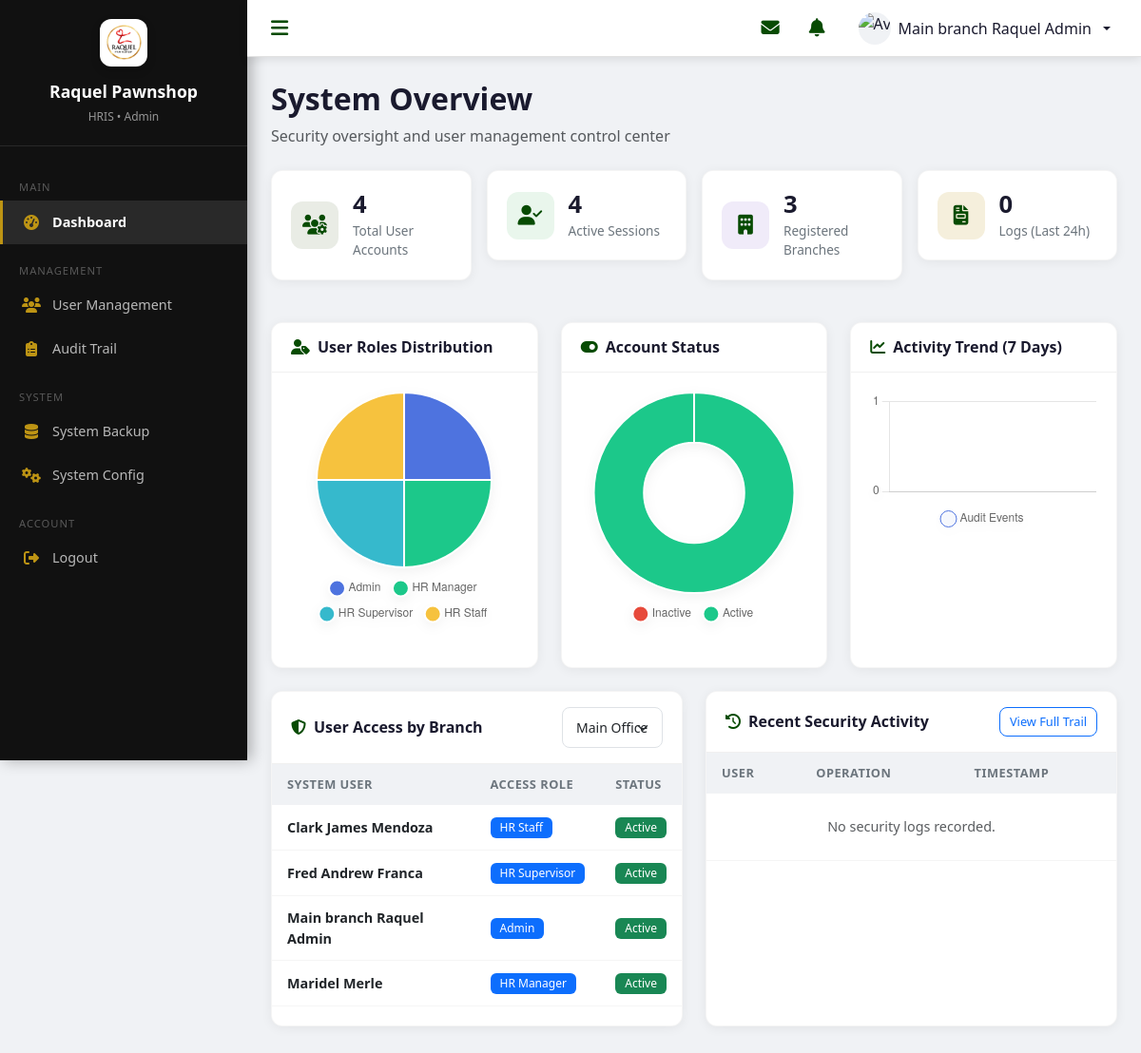
The app's page /admin/dashboard.php?branch_id=1 (signed in) with its own data.
### tables this page shows
CREATE TABLE users (
    user_id INT AUTO_INCREMENT PRIMARY KEY,
    username VARCHAR(50) NOT NULL UNIQUE,
    email VARCHAR(100) NOT NULL UNIQUE,
    password_hash VARCHAR(255) NOT NULL,
    full_name VARCHAR(100) NOT NULL,
    role ENUM('Admin', 'HR Manager', 'HR Supervisor', 'HR Staff') NOT NULL,
    branch_id INT NULL,
    profile_picture VARCHAR(255) NULL,
    is_active TINYINT(1) DEFAULT 1,
    created_at TIMESTAMP DEFAULT CURRENT_TIMESTAMP,
    updated_at TIMESTAMP DEFAULT CURRENT_TIMESTAMP ON UPDATE CURRENT_TIMESTAMP,
    deleted_at TIMESTAMP NULL DEFAULT NULL,
    CONSTRAINT fk_users_branch FOREIGN KEY (branch_id) REFERENCES branches(branch_id) ON DELETE SET NULL,
    INDEX idx_user_role (role),
    INDEX idx_user_status (is_active, deleted_at)
);

### includes/functions.php (called while the page is built, shortened)
<?php
function e($string)
{
    return htmlspecialchars($string ?? '', ENT_QUOTES, 'UTF-8');
}
function getUnreadNotificationCount($conn, $user_id)
{
    $stmt = $conn->prepare("SELECT COUNT(*) as count FROM notifications WHERE user_id = ? AND is_read = 0");
    $stmt->bind_param("i", $user_id);
    $stmt->execute();
    $result = $stmt->get_result()->fetch_assoc();
    return $result['count'];
}
?>

### admin/dashboard.php (the view, shortened to what this page needs)
<?php
require_once '../includes/session-check.php';
require_once '../includes/header.php';
$total_users = $conn->query("SELECT COUNT(*) as c FROM users")->fetch_assoc()['c'];
$active_users = $conn->query("SELECT COUNT(*) as c FROM users WHERE is_active = 1")->fetch_assoc()['c'];
$total_branches = $conn->query("SELECT COUNT(*) as c FROM branches WHERE deleted_at IS NULL")->fetch_assoc()['c'];
$recent_logs = $conn->query("SELECT COUNT(*) as c FROM audit_logs WHERE timestamp >= DATE_SUB(NOW(), INTERVAL 24 HOUR)")->fetch_assoc()['c'];
$roles_res = $conn->query("SELECT role, COUNT(*) as count FROM users GROUP BY role");
$role_labels = [];
$role_counts = [];
while ($row = $roles_res->fetch_assoc()) {
    $role_labels[] = $row['role'];
    $role_counts[] = (int) $row['count'];
}
$status_res = $conn->query("SELECT is_active, COUNT(*) as count FROM users GROUP BY is_active");
$status_labels = ['Inactive', 'Active'];
$status_counts = [0, 0];
while ($row = $status_res->fetch_assoc()) {
    $status_counts[(int)$row['is_active']] = (int)$row['count'];
}
$activity_labels = [];
$activity_counts = [];
$branches_res = $conn->query("SELECT * FROM branches WHERE deleted_at IS NULL ORDER BY branch_name");
$branches = [];
while ($row = $branches_res->fetch_assoc()) {
    $branches[] = $row;
}
$selected_branch_id = isset($_GET['branch_id']) ? (int) $_GET['branch_id'] : (count($branches) > 0 ? $branches[0]['branch_id'] : null);
$branch_active_users = [];
if ($selected_branch_id) {
    $stmt = $conn->prepare("SELECT u.*, b.branch_name FROM users u LEFT JOIN branches b ON u.branch_id = b.branch_id WHERE u.branch_id = ? AND u.is_active = 1 ORDER BY u.full_name ASC");
    $stmt->bind_param("i", $selected_branch_id);
    $stmt->execute();
    $branch_active_users = $stmt->get_result();
}
$audit_logs = $conn->query("SELECT al.*, u.full_name FROM audit_logs al LEFT JOIN users u ON al.user_id = u.user_id ORDER BY al.timestamp DESC LIMIT 10");
?>
<div class="dashboard-header mb-4">
    <h2 class="fw-bold">System Overview</h2>
    <p class="text-muted">Security oversight and user management control center</p>
</div>
<div class="row g-3 mb-4">
    <div class="col-lg-3 col-md-6">
        <div class="stat-card">
            <div class="stat-icon blue"><i class="fas fa-users-cog"></i></div>
            <div class="stat-info">
                <h3><?php echo $total_users; ?></h3>
                <p>Total User Accounts</p>
            </div>
        </div>
    </div>
    <div class="col-lg-3 col-md-6">
        <div class="stat-card">
            <div class="stat-icon green"><i class="fas fa-user-check"></i></div>
            <div class="stat-info">
                <h3><?php echo $active_users; ?></h3>
                <p>Active Sessions</p>
            </div>
        </div>
    </div>
    <div class="col-lg-3 col-md-6">
        <div class="stat-card">
            <div class="stat-icon purple"><i class="fas fa-building"></i></div>
            <div class="stat-info">
                <h3><?php echo $total_branches; ?></h3>
                <p>Registered Branches</p>
            </div>
        </div>
    </div>
    <div class="col-lg-3 col-md-6">
        <div class="stat-card">
            <div class="stat-icon orange"><i class="fas fa-file-invoice"></i></div>
            <div class="stat-info">
                <h3><?php echo $recent_logs; ?></h3>
                <p>Logs (Last 24h)</p>
            </div>
        </div>
    </div>
</div>
<div class="row g-4 mb-4">
    <div class="col-lg-4">
        <div class="content-card h-100">
            <div class="card-header">
                <h5><i class="fas fa-user-tag me-2"></i>User Roles Distribution</h5>
            </div>
            <div class="card-body">
                <canvas id="rolesChart" style="max-height: 250px;"></canvas>
            </div>
        </div>
    </div>
    <div class="col-lg-4">
        <div class="content-card h-100">
            <div class="card-header">
                <h5><i class="fas fa-toggle-on me-2"></i>Account Status</h5>
            </div>
            <div class="card-body">
                <canvas id="statusChart" style="max-height: 250px;"></canvas>
            </div>
        </div>
    </div>
    <div class="col-lg-4">
        <div class="content-card h-100">
            <div class="card-header">
                <h5><i class="fas fa-chart-line me-2"></i>Activity Trend (7 Days)</h5>
            </div>
            <div class="card-body">
                <canvas id="activityChart" style="max-height: 250px;"></canvas>
            </div>
        </div>
    </div>
</div>
<div class="row g-4 mb-4">
    <div class="col-lg-6">
        <div class="content-card h-100">
            <div class="card-header d-flex justify-content-between align-items-center">
                <h5><i class="fas fa-shield-alt me-2"></i>User Access by Branch</h5>
                <form method="GET" class="d-flex align-items-center" style="max-width: 200px;">
                    <select name="branch_id" class="form-select form-select-sm" onchange="this.form.submit()">
                        <?php foreach ($branches as $b): ?>
                            <option value="<?php echo $b['branch_id']; ?>" <?php echo $selected_branch_id == $b['branch_id'] ? 'selected' : ''; ?>>
                                <?php echo e($b['branch_name']); ?>
                            </option>
                        <?php endforeach; ?>
                    </select>
                </form>
            </div>
            <div class="card-body p-0">
                <div class="table-responsive">
                    <table class="table table-hover mb-0">
                        <thead class="table-light">
                            <tr>
                                <th>System User</th>
                                <th>Access Role</th>
                                <th>Status</th>
                            </tr>
                        </thead>
                        <tbody>
                            <?php if (!$branch_active_users || $branch_active_users->num_rows === 0): ?>
                                <tr>
                                    <td colspan="3" class="text-center text-muted py-4">No active users in selected branch.</td>
                                </tr>
                            <?php else: ?>
                                <?php while ($u = $branch_active_users->fetch_assoc()): ?>
                                    <tr>
                                        <td><strong><?php echo e($u['full_name']); ?></strong></td>
                                        <td><span class="badge bg-primary"><?php echo e($u['role']); ?></span></td>
                                        <td><span class="badge bg-success">Active</span></td>
                                    </tr>
                                <?php endwhile; ?>
                            <?php endif; ?>
                        </tbody>
                    </table>
                </div>
            </div>
        </div>
    </div>
    <div class="col-lg-6">
        <div class="content-card h-100">
            <div class="card-header d-flex justify-content-between align-items-center">
                <h5><i class="fas fa-history me-2"></i>Recent Security Activity</h5>
                <a href="<?php echo BASE_URL; ?>/admin/audit-trail.php" class="btn btn-sm btn-outline-primary">View Full Trail</a>
            </div>
            <div class="card-body p-0">
                <div class="table-responsive">
                    <table class="table table-hover mb-0">
                        <thead>
                            <tr>
                                <th>User</th>
                                <th>Operation</th>
                                <th>Timestamp</th>
                            </tr>
                        </thead>
                        <tbody>
                            <?php if ($audit_logs->num_rows === 0): ?>
                                <tr>
                                    <td colspan="3" class="text-center text-muted py-4">No security logs recorded.</td>
                                </tr>
                            <?php endif; ?>
                        </tbody>
                    </table>
                </div>
            </div>
        </div>
    </div>
</div>
<script>
    document.addEventListener('DOMContentLoaded', function () {
        const commonOptions = {
            responsive: true,
            maintainAspectRatio: false,
            plugins: {
                legend: { position: 'bottom', labels: { usePointStyle: true, padding: 15 } }
            }
        };
        // 1. Roles Chart (Pie)
        new Chart(document.getElementById('rolesChart'), {
            type: 'pie',
            data: {
                labels: <?php echo json_encode($role_labels); ?>,
                datasets: [{
                    data: <?php echo json_encode($role_counts); ?>,
                    backgroundColor: ['#4e73df', '#1cc88a', '#36b9cc', '#f6c23e'],
                    hoverOffset: 4
                }]
            },
            options: commonOptions
        });
        // 2. Status Chart (Doughnut)
        new Chart(document.getElementById('statusChart'), {
            type: 'doughnut',
            data: {
                labels: <?php echo json_encode($status_labels); ?>,
                datasets: [{
                    data: <?php echo json_encode($status_counts); ?>,
                    backgroundColor: ['#e74a3b', '#1cc88a'],
                    hoverOffset: 4
                }]
            },
            options: commonOptions
        });
        // 3. Activity Trend (Line)
        new Chart(document.getElementById('activityChart'), {
            type: 'line',
            data: {
                labels: <?php echo json_encode($activity_labels); ?>,
                datasets: [{
                    label: 'Audit Events',
                    data: <?php echo json_encode($activity_counts); ?>,
                    borderColor: '#4e73df',
                    backgroundColor: 'rgba(78, 115, 223, 0.05)',
                    fill: true,
                    tension: 0.3
                }]
            },
            options: {
                ...commonOptions,
                scales: { y: { beginAtZero: true, ticks: { stepSize: 1 } } }
            }
        });
    });
</script>
<?php require_once '../includes/footer.php'; ?>

### assets/css/style.css (style rules this page uses)
:root { --primary-blue: #294306; --primary-light: #BD9414; --primary-dark: #1a2b04; --accent: #D71920; --bg-gray: #f0f2f5; --bg-white: #ffffff; --text-dark: #1a1a2e; --text-muted: #6c757d; --success: #28a745; --warning: #ffc107; --danger: #dc3545; --info: #17a2b8; --purple: #6f42c1; --sidebar-width: 260px; --sidebar-collapsed-width: 70px; --header-height: 60px; }
* { box-sizing: border-box; }
body { font-family: 'Segoe UI', Tahoma, Geneva, Verdana, sans-serif; background: var(--bg-gray); margin: 0; padding: 0; color: var(--text-dark); }
a { text-decoration: none; }
.stat-card { background: var(--bg-white); border-radius: 12px; padding: 20px; box-shadow: 0 2px 12px rgba(0, 0, 0, 0.06); margin-bottom: 20px; display: flex; align-items: center; gap: 15px; transition: transform 0.2s, box-shadow 0.2s; border: 1px solid rgba(0, 0, 0, 0.04); }
.stat-card .stat-icon { width: 50px; height: 50px; border-radius: 12px; display: flex; align-items: center; justify-content: center; font-size: 1.3rem; flex-shrink: 0; color: #074B02 !important; }
.stat-card .stat-icon.blue { background: rgba(41, 67, 6, 0.1); color: var(--primary-blue); }
.stat-card .stat-icon.green { background: rgba(40, 167, 69, 0.1); color: var(--success); }
.stat-card .stat-icon.orange { background: rgba(189, 148, 20, 0.15); color: var(--primary-light); }
.stat-card .stat-icon.purple { background: rgba(111, 66, 193, 0.1); color: var(--purple); }
.stat-card .stat-info h3 { font-size: 1.6rem; font-weight: 700; margin: 0; color: var(--text-dark); }
.stat-card .stat-info p { margin: 2px 0 0; font-size: 0.85rem; color: var(--text-muted); }
.content-card { background: var(--bg-white); border-radius: 12px; box-shadow: 0 2px 12px rgba(0, 0, 0, 0.06); margin-bottom: 20px; border: 1px solid rgba(0, 0, 0, 0.04); }
.content-card .card-header { padding: 16px 20px; border-bottom: 1px solid #f0f0f0; display: flex; align-items: center; justify-content: space-between; background: transparent; }
.content-card .card-header h5 { margin: 0; font-weight: 600; font-size: 1rem; color: var(--text-dark); }
.content-card .card-header h5 i { color: #074B02; }
.content-card .card-body { padding: 20px; }
.content-card canvas { filter: drop-shadow(0 4px 6px rgba(0, 0, 0, 0.05)); }
.table { margin-bottom: 0; }
.table thead th { background: var(--bg-gray); font-weight: 600; font-size: 0.8rem; text-transform: uppercase; letter-spacing: 0.5px; color: var(--text-muted); border-bottom: none; padding: 12px 16px; }
.table tbody td { padding: 12px 16px; vertical-align: middle; font-size: 0.9rem; border-color: #f5f5f5; }
.badge { font-weight: 500; padding: 5px 10px; border-radius: 6px; font-size: 0.75rem; }
.btn { border-radius: 8px; font-weight: 500; padding: 8px 16px; transition: all 0.2s; }
.btn-sm { padding: 5px 10px; font-size: 0.8rem; }
.form-control, .form-select { border-radius: 8px; padding: 10px 14px; border: 1.5px solid #dee2e6; transition: border-color 0.3s, box-shadow 0.3s; }

### records on screen
users: full_name "Clark James Mendoza", role "HR Staff"
users: full_name "Fred Andrew Franca", role "HR Supervisor"
users: full_name "Main branch Raquel Admin", role "Admin"
users: full_name "Maridel Merle", role "HR Manager"

### other values on screen
$sys_pawnshop_name "Raquel Pawnshop"
$_SESSION['role'] "Admin"
$label "MAIN"
$item['label'] "Dashboard"
$label "MANAGEMENT"
$item['label'] "User Management"
$item['label'] "Audit Trail"
$label "SYSTEM"
$item['label'] "System Backup"
$item['label'] "System Config"
$_SESSION['full_name'] "Main branch Raquel Admin"
$total_users "4"
$active_users "4"
$total_branches "3"
$recent_logs "0"
